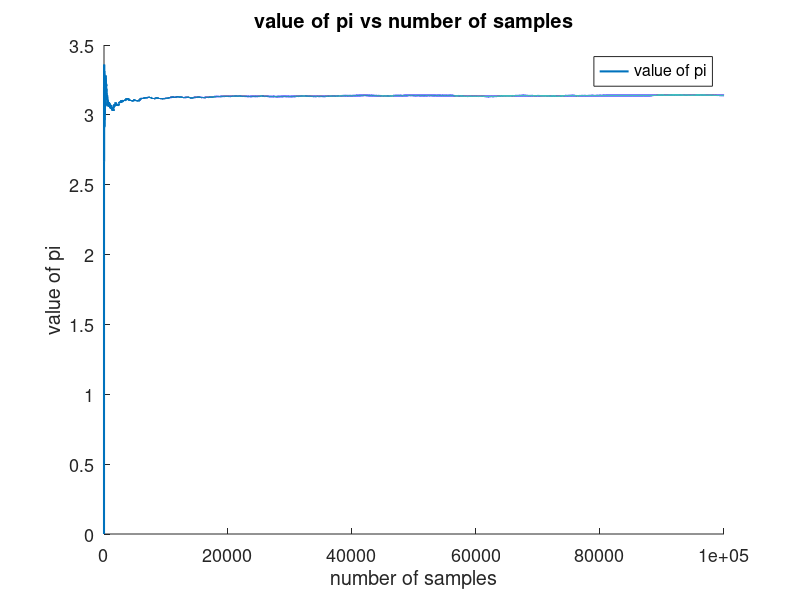
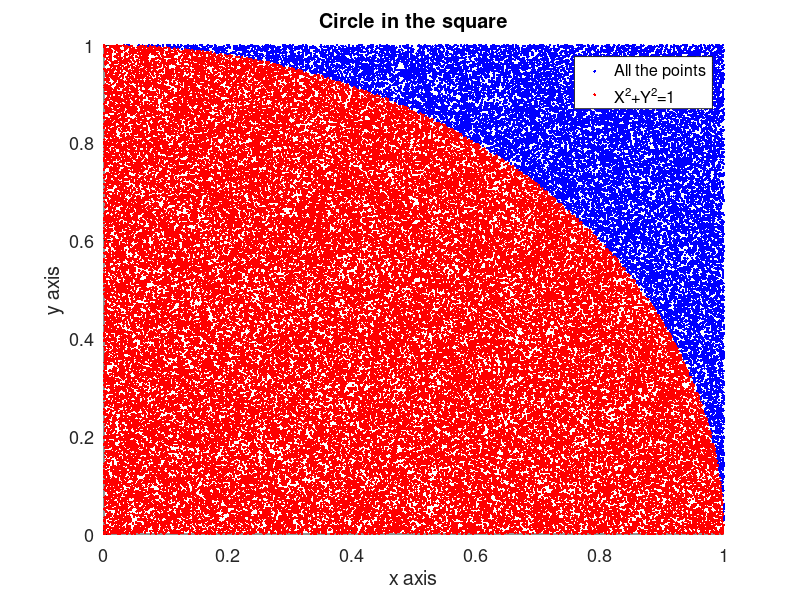
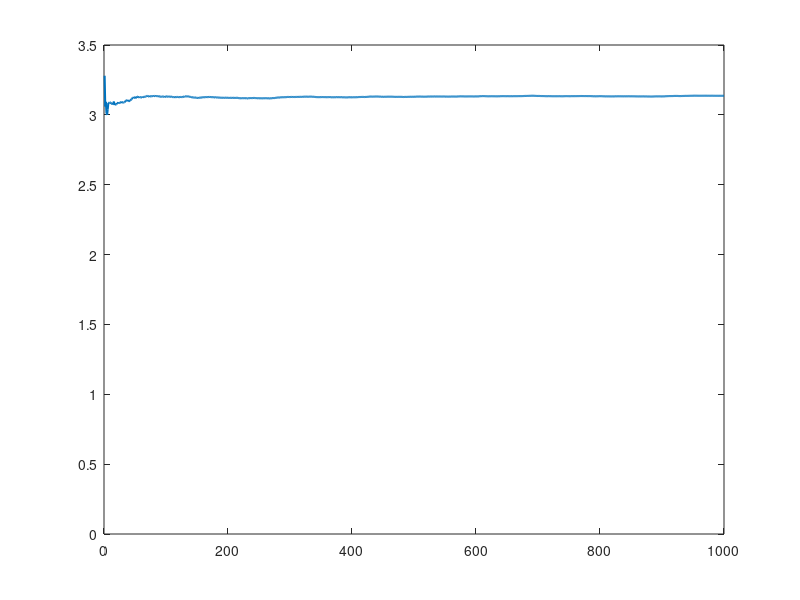

These figures' MATLAB source, in order:
close all;
clear;
%% a
% bigger function y=4;
n=100000;
count=0;
ptxs=zeros(n,1);
ptys=zeros(n,1);
optxs=zeros(n,1);
optys=zeros(n,1);

arr=zeros(n,1);
area=zeros(n,1);
for i=1:n
    ptx=rand();
    pty=rand();
    ptxs(i)=ptx;
    ptys(i)=pty;
    if(ptx*ptx+pty*pty<=1)
        optxs(i)=ptx;
        optys(i)=pty;  
        count=count+1;
        arr(i)=1;
    end
    area(i)=count/i;
end
pi_val=area*4;

a=figure;
set(gca,'fontsize',13)
hold on
plot(1:1:n,pi_val,'lineWidth',1.5);
legend('value of pi')
mytitle=strcat('value of pi vs number of samples');
xlabel('number of samples');
ylabel('value of pi');
title(mytitle);
saveas(a,'pr1b3.jpeg')
pi_val(n)

a=figure;
set(gca,'fontsize',13)
hold on
plot(ptxs,ptys,'.b','lineWidth',1.5)
hold on;
plot(optxs,optys,'.r','lineWidth',1.5)
legend('All the points','X^2+Y^2=1 ')
mytitle=strcat('Circle in the square');
xlabel('x axis');
ylabel('y axis');
title(mytitle);
saveas(a,'pr1b4.jpeg')




n=100;
t=1000;
count=0;
ptxs=zeros(n,1);
ptys=zeros(n,1);
optxs=zeros(n,1);
optys=zeros(n,1);

avd1=zeros(t,1);
for ind=1:t
    arr=zeros(n,1);
    area=zeros(n,1);
    count=0;
    for i=1:n
        ptx=rand();
        pty=rand();
        ptxs(i)=ptx;
        ptys(i)=pty;
        if(ptx*ptx+pty*pty<=1)
            optxs(i)=ptx;
            optys(i)=pty;  
            count=count+1;
            arr(i)=1;
        end
        area(i)=count/i;
    end
    pi_val=area*4;
    avd1(ind)=pi_val(n);
end

for i=2:t
    avd1(i)=(avd1(i)+avd1(i-1)*(i-1) )/(i);
end

figure;
plot(1:1:t,avd1,'lineWidth',1.5);
ylim([0 3.5])











